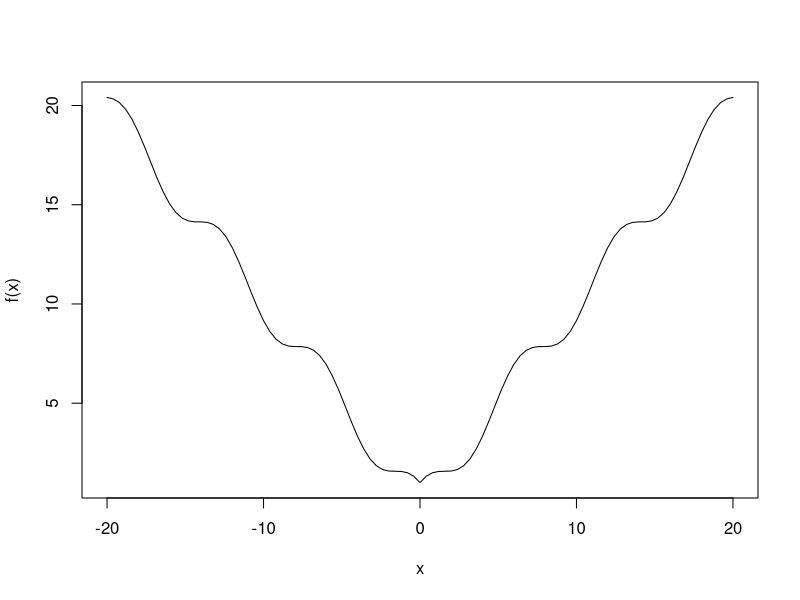

Generate this figure with R: (Note: this script raises an error after producing the figure.)
f <- function(x) abs(x) + cos(x)
curve(f, -20, 20)
fitness <- function(x) -f(x)
ga <- ga(type = "real-valued", fitness = fitness, lower = -20, upper = 20)
summary(ga)
plot(ga)